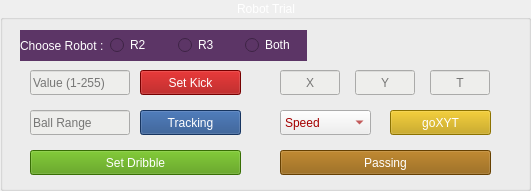
   <widget class="QGroupBox" name="groupBox">
    <property name="geometry">
     <rect>
      <x>10</x>
      <y>390</y>
      <width>531</width>
      <height>191</height>
     </rect>
    </property>
    <property name="styleSheet">
     <string notr="true">color : white;</string>
    </property>
    <property name="title">
     <string>Robot Trial</string>
    </property>
    <property name="alignment">
     <set>Qt::AlignCenter</set>
    </property>
    <widget class="QPushButton" name="pb_trialXYT">
     <property name="geometry">
      <rect>
       <x>390</x>
       <y>110</y>
       <width>101</width>
       <height>25</height>
      </rect>
     </property>
     <property name="styleSheet">
      <string notr="true">background-color: rgb(196, 160, 0);
color: rgb(255, 255, 255);</string>
     </property>
     <property name="text">
      <string>goXYT</string>
     </property>
    </widget>
    <widget class="QLineEdit" name="lineEdit_trialSetY">
     <property name="geometry">
      <rect>
       <x>355</x>
       <y>70</y>
       <width>60</width>
       <height>25</height>
      </rect>
     </property>
     <property name="styleSheet">
      <string notr="true">color: rgb(0, 0, 0);
background-color: rgb(238, 238, 236);</string>
     </property>
     <property name="alignment">
      <set>Qt::AlignCenter</set>
     </property>
     <property name="placeholderText">
      <string>Y</string>
     </property>
    </widget>
    <widget class="QLineEdit" name="lineEdit_trialSetT">
     <property name="geometry">
      <rect>
       <x>430</x>
       <y>70</y>
       <width>60</width>
       <height>25</height>
      </rect>
     </property>
     <property name="styleSheet">
      <string notr="true">color: rgb(0, 0, 0);
background-color: rgb(238, 238, 236);</string>
     </property>
     <property name="alignment">
      <set>Qt::AlignCenter</set>
     </property>
     <property name="placeholderText">
      <string>T</string>
     </property>
    </widget>
    <widget class="QLineEdit" name="lineEdit_trialSetX">
     <property name="geometry">
      <rect>
       <x>280</x>
       <y>70</y>
       <width>60</width>
       <height>25</height>
      </rect>
     </property>
     <property name="styleSheet">
      <string notr="true">color: rgb(0, 0, 0);
background-color: rgb(238, 238, 236);</string>
     </property>
     <property name="text">
      <string/>
     </property>
     <property name="alignment">
      <set>Qt::AlignCenter</set>
     </property>
     <property name="placeholderText">
      <string>X</string>
     </property>
    </widget>
    <widget class="QPushButton" name="pb_trialTracking">
     <property name="geometry">
      <rect>
       <x>140</x>
       <y>110</y>
       <width>101</width>
       <height>25</height>
      </rect>
     </property>
     <property name="styleSheet">
      <string notr="true">background-color: rgb(32, 74, 135);
color: rgb(255, 255, 255);</string>
     </property>
     <property name="text">
      <string>Tracking</string>
     </property>
    </widget>
    <widget class="QLineEdit" name="lineEdit_trialSetKick">
     <property name="geometry">
      <rect>
       <x>30</x>
       <y>70</y>
       <width>100</width>
       <height>25</height>
      </rect>
     </property>
     <property name="styleSheet">
      <string notr="true">color: rgb(0, 0, 0);
background-color: rgb(238, 238, 236);</string>
     </property>
     <property name="placeholderText">
      <string>Value (1-255)</string>
     </property>
    </widget>
    <widget class="QPushButton" name="pb_trialSetKick">
     <property name="geometry">
      <rect>
       <x>140</x>
       <y>70</y>
       <width>101</width>
       <height>25</height>
      </rect>
     </property>
     <property name="styleSheet">
      <string notr="true">background-color: rgb(164, 0, 0);
color: rgb(255, 255, 255);</string>
     </property>
     <property name="text">
      <string>Set Kick</string>
     </property>
    </widget>
    <widget class="QWidget" name="horizontalWidget" native="true">
     <property name="geometry">
      <rect>
       <x>20</x>
       <y>30</y>
       <width>287</width>
       <height>31</height>
      </rect>
     </property>
     <property name="styleSheet">
      <string notr="true">background-color: rgb(92, 53, 102);
color : white;</string>
     </property>
     <layout class="QHBoxLayout" name="horizontalLayout">
      <item>
       <widget class="QLabel" name="label">
        <property name="styleSheet">
         <string notr="true"/>
        </property>
        <property name="text">
         <string>Choose Robot :</string>
        </property>
       </widget>
      </item>
      <item>
       <widget class="QRadioButton" name="radio_trialR2">
        <property name="text">
         <string>R2</string>
        </property>
       </widget>
      </item>
      <item>
       <widget class="QRadioButton" name="radio_trialR3">
        <property name="text">
         <string>R3</string>
        </property>
       </widget>
      </item>
      <item>
       <widget class="QRadioButton" name="radio_trialBoth">
        <property name="text">
         <string>Both</string>
        </property>
       </widget>
      </item>
     </layout>
    </widget>
    <widget class="QLineEdit" name="lineEdit_ballRange">
     <property name="geometry">
      <rect>
       <x>30</x>
       <y>110</y>
       <width>100</width>
       <height>25</height>
      </rect>
     </property>
     <property name="styleSheet">
      <string notr="true">color: rgb(0, 0, 0);
background-color: rgb(238, 238, 236);</string>
     </property>
     <property name="placeholderText">
      <string>Ball Range</string>
     </property>
    </widget>
    <widget class="QPushButton" name="pb_trialDribble">
     <property name="geometry">
      <rect>
       <x>30</x>
       <y>150</y>
       <width>211</width>
       <height>25</height>
      </rect>
     </property>
     <property name="styleSheet">
      <string notr="true">background-color: rgb(78, 154, 6);</string>
     </property>
     <property name="text">
      <string>Set Dribble</string>
     </property>
    </widget>
    <widget class="QPushButton" name="pb_trialPass">
     <property name="geometry">
      <rect>
       <x>280</x>
       <y>150</y>
       <width>211</width>
       <height>25</height>
      </rect>
     </property>
     <property name="styleSheet">
      <string notr="true">background-color: rgb(143, 89, 2);</string>
     </property>
     <property name="text">
      <string>Passing</string>
     </property>
    </widget>
    <widget class="QComboBox" name="cb_speedXYT">
     <property name="geometry">
      <rect>
       <x>280</x>
       <y>110</y>
       <width>91</width>
       <height>25</height>
      </rect>
     </property>
     <property name="styleSheet">
      <string notr="true">color: rgb(164, 0, 0);</string>
     </property>
     <item>
      <property name="text">
       <string>Speed</string>
      </property>
     </item>
     <item>
      <property name="text">
       <string>Low</string>
      </property>
     </item>
     <item>
      <property name="text">
       <string>Med</string>
      </property>
     </item>
     <item>
      <property name="text">
       <string>Fast</string>
      </property>
     </item>
    </widget>
   </widget>
